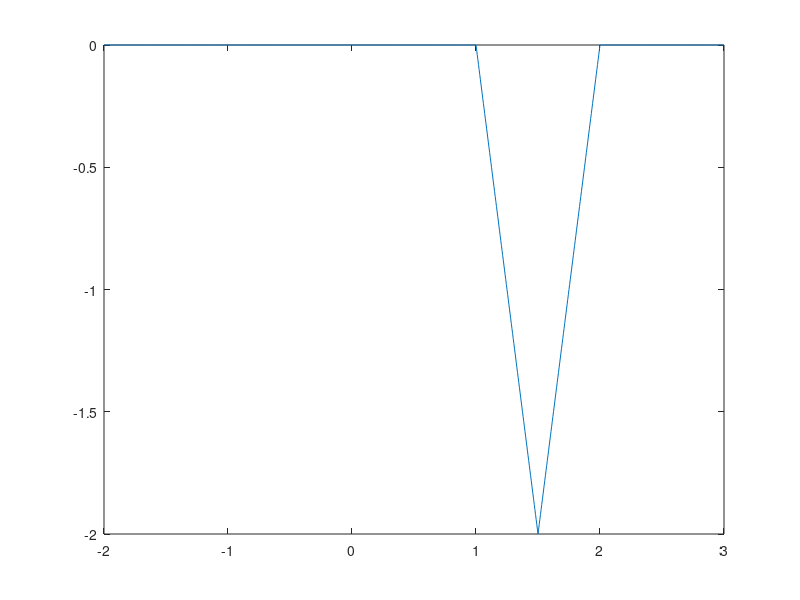

MATLAB code for this plot:
% Experiment 1: Signal Generation

clc; clear; close all;

% --------------- Unit Step ---------------
%% Unit step function
t = -5:0.01:5;
u = t >= 0;
plot(t, u);

%% Discrete unit step function
t = -5:1:5;
u = t >= 0;
stem(t, u);

%% u(-t)
t = -5:0.01:5;
u = t <= 0;
plot(t, u);

%% -u(t)
t = -5:0.01:5;
u = t >= 0;
plot(t, -u);

%% 2[u(t-1) - u(t-2)]
t = -5:0.01:5;
u = t >= 1 & t <= 2;
plot(t, 2 * u);

% --------------- Unit Ramp ---------------
%% Unit ramp function
t = -5:0.01:5;
u = t >= 0;
r = t .* u;
plot(t, r);

% --------------- Exponential ---------------
%% Exponential growth
t = -5:0.01:5;
u = t >= 0;
e = exp(t .* u);
plot(t, e);

%% Exponential decay
t = -5:0.01:5;
u = t >= 0;
e = exp(-t .* u);
plot(t, e);

% --------------- Sine Functions ---------------
%% sin(wt), t>=0
t = -5:0.01:5;
u = t >= 0;
f = 1;
s = sin(2 * pi * f * (t .* u));
plot(t, s);

%% cos(wt), t>=0
t = -5:0.01:5;
u = t >= 0;
f = 1;
c = cos(2 * pi * f * (t .* u));
plot(t, c);

% --------------- Complex Sine Functions ---------------
%% Growing complex sin | e^(t) * sin(wt)
t = -5:0.01:5;
u = t >= 0;
f = 1;
e = exp(t .* u);
s = sin(2 * pi * f * (t .* u));
csg = e .* s;
plot(t, csg);

%% Decaying complex sin | e^(-t) * sin(wt)
t = -5:0.01:5;
u = t >= 0;
f = 1;
e = exp(-t .* u);
s = sin(2 * pi * f * (t .* u));
csd = e .* s;
plot(t, csd);

% --------------- Signal Generation ---------------
%% u(t-1) + u(t-2) - 2u(t-3)
t = -5:0.01:5;
x1 = t >= 1 & t <= 3;
x2 = t >= 2 & t <= 3;
plot(t, x1 + x2);

% --------------- Rectifier ---------------
%% Half wave rectifier
x = -5:0.01:15;
region = x >= 0;
y = sin(x);
half = y >= 0;
plot(x, region .* (y .* half));

%% Full wave rectifier
x = -5:0.01:15;
region = x >= 0;
y = abs(sin(x));
plot(x, region .* y);

%% Chopper
x = -5:0.01:15;
region = x >= 0;
y = sin(x);
chop = y >= 0 & y <= 0.8;
plot(x, region .* (y .* chop));

% --------------- Assignment ---------------
%% Question 1
region= -5:0.01:5;
range1 = region>= 1 & region< 2;
range2 = region>= 2 & region<= 3;
y1 = range1 .* (region- 1);
y2 = -1 .* range2 .* (region- 3);
y = y1 + y2;
plot(region, y);

%% Question 2
plot(region/ 2 + 0.5, -2 * y); % time scaling -> shift time by 0.5 to compensate -> amplitude scaling
